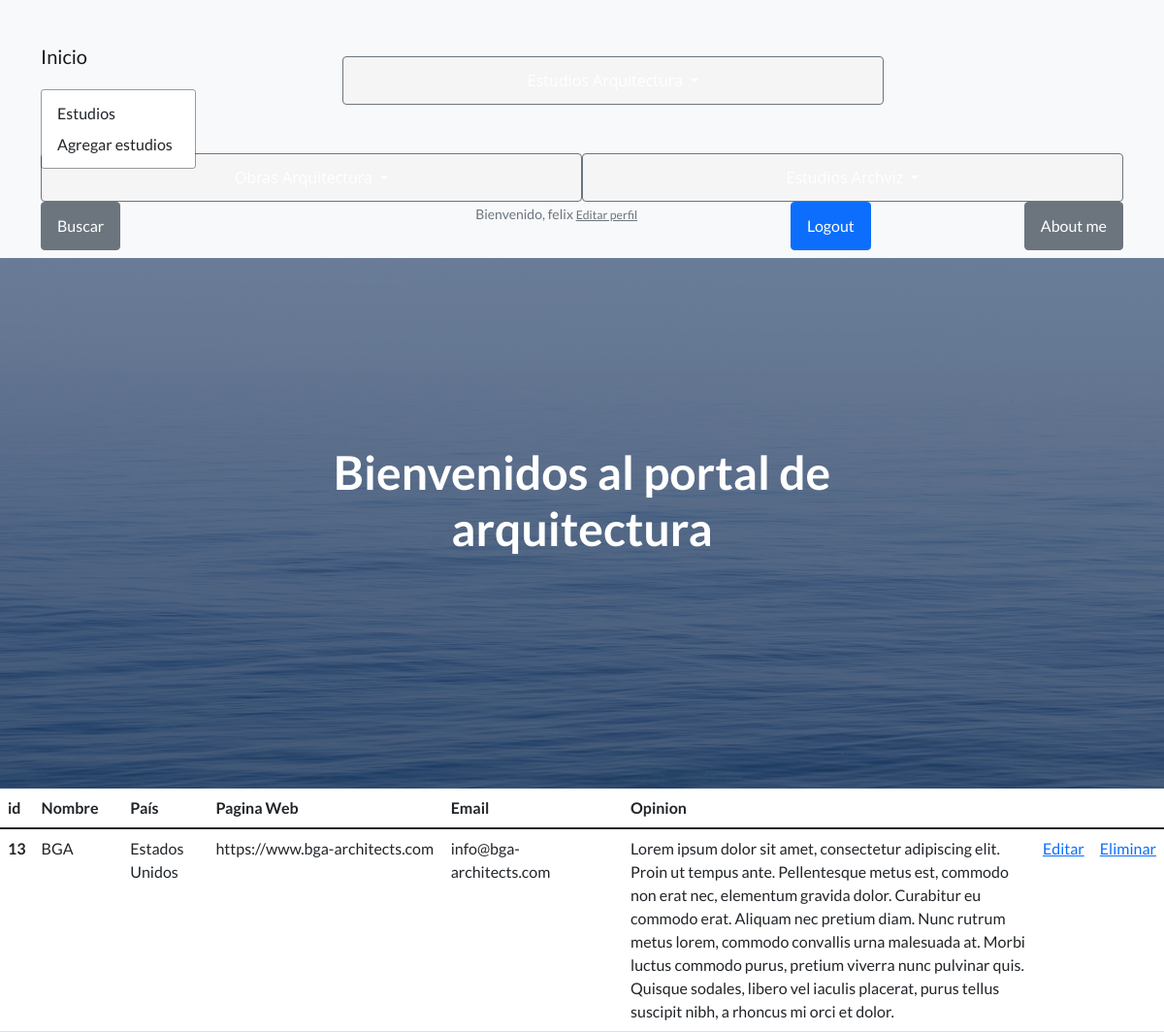
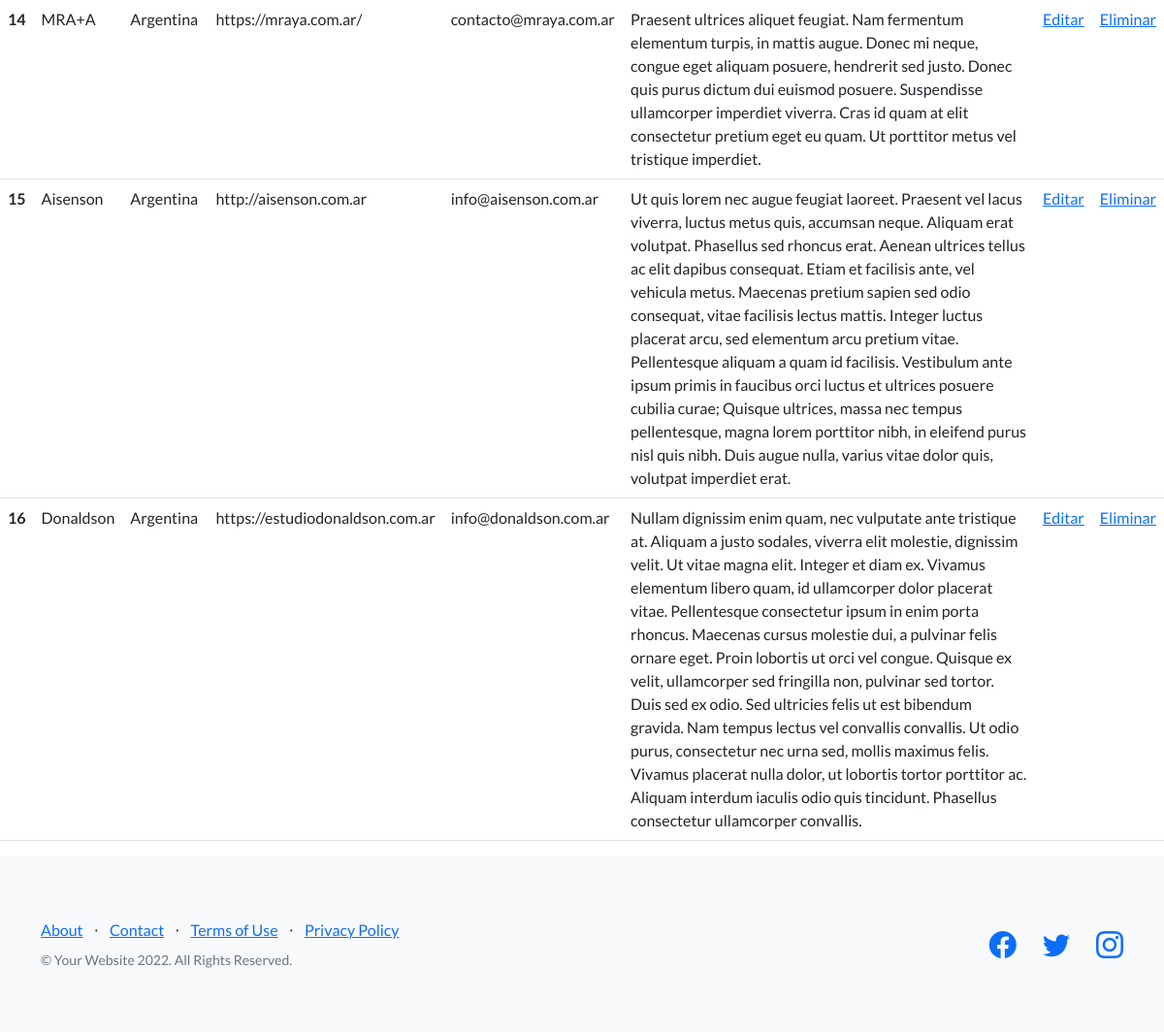
/arquitectura/estudios (signed in), run on the app's committed database (2 pictures, top to bottom).
### arquitectura/models.py (models this page shows, shortened)
class Estudios(models.Model):
    nombre = models.CharField(max_length=40)
    pais = models.CharField(max_length=40)
    pagina_web = models.URLField(max_length=40)
    email = models.EmailField()
    opinion = models.CharField(max_length=5000 , default = "")

### arquitectura/views.py (the view)
# urls.py: path("estudios" , views.estudios , name="estudios_arquitectura"),
def estudios(request):
    estudios = Estudios.objects.all()
    datos = {"datos" : estudios}
    return render (request , "estudios_arquitectura.html" , datos)

### arquitectura/template/estudios_arquitectura.html
{% extends "index.html" %}
{% load static %}
{% block contenido %}
<main>
    <table class="table">
        <thead>
          <tr>
            <th scope="col">id</th>
            <th scope="col">Nombre</th>
            <th scope="col">País</th>
            <th scope="col">Pagina Web</th>
            <th scope="col">Email</th>
            <th scope="col">Opinion</th>
          </tr>
        </thead>
        <tbody>
            {% for n in datos %}
          <tr>
            <th scope="row">{{n.id}}</th>
            <td>{{n.nombre}}</td>
            <td>{{n.pais}}</td>
            <td>{{n.pagina_web}}</td>
            <td>{{n.email}}</td>
            <td>{{n.opinion}}</td>
            {% if request.user.is_authenticated %}
            <td><a href="{% url 'editar_arq' n.id %}">Editar</a></td>
            <td><a href="{% url 'eliminar_arq' n.id %}">Eliminar</a></td>
            {% endif %}
          </tr>
            {% endfor %}
        </tbody>
      </table>
</main>
{% endblock %}

### arquitectura/template/index.html (shortened to what this page needs)
<!DOCTYPE html>
<html lang="en">
    <head>
        {% load static %}
        <link href="https://cdn.jsdelivr.net/npm/bootstrap-icons@1.5.0/font/bootstrap-icons.css" rel="stylesheet" type="text/css" />
        <link href="{% static 'arquitectura/css/styles.css' %}" rel="stylesheet" />
    </head>
    <body>
        <nav class="navbar navbar-light bg-light static-top">
            <div class="container">
                <a class="navbar-brand" href="{% url 'index' %}">Inicio</a>
                <button class="btn btn-secondary dropdown-toggle" type="button" id="cta" data-bs-toggle="dropdown" aria-expanded="false">
                </button>
                <ul class="dropdown-menu" aria-labelledby="cta">
                  <li><a class="dropdown-item" href="{% url 'estudios_arquitectura' %}">Estudios</a></li>
                  {% if request.user.is_authenticated %}
                  <li><a class="dropdown-item" href="{% url 'estudios_arq_form' %}">Agregar estudios</a></li>
                  {% endif %}
                </ul>
                <button class="btn btn-secondary dropdown-toggle" type="button" id="cta" data-bs-toggle="dropdown" aria-expanded="false">
                  </button>
                  <ul class="dropdown-menu" aria-labelledby="cta">
                    <li><a class="dropdown-item" href="{% url 'obras_arquitectura' %}">Obras</a></li>
                    {% if request.user.is_authenticated %}
                    <li><a class="dropdown-item" href="{% url 'obras_arq_form' %}">Agregar obras</a></li>
                    {% endif %}
                  </ul>
                  <button class="btn btn-secondary dropdown-toggle" type="button" id="cta" data-bs-toggle="dropdown" aria-expanded="false">
                  </button>
                  <ul class="dropdown-menu" aria-labelledby="cta">
                    <li><a class="dropdown-item" href="{% url 'estudios_archviz' %}">Estudios</a></li>
                    {% if request.user.is_authenticated %}
                    <li><a class="dropdown-item" href="{% url 'estudios_archviz_form' %}">Agregar estudios</a></li>
                    {% endif %}
                  </ul>
                  <a class="btn btn-secondary" href="{% url 'buscar_info' %}">Buscar</a>
                  {% if request.user.is_authenticated %}
                  <p class="text-muted small mb-4">Bienvenido, {{user.username}}
                  <a href="{% url 'editar_perfil' %}" class="text-muted small mb-4">Editar perfil </a>
                </p>
                <a class="btn btn-primary" href="{% url 'logout' %}">Logout</a>
                  {% endif %}
                  <a class="btn btn-secondary" href="{% url 'about_me' %}">About me</a>
            </div>
        </nav>
        <header class="masthead">
            <div class="container position-relative">
                <div class="row justify-content-center">
                    <div class="col-xl-6">
                        <div class="text-center text-white">
                            <h1 class="mb-5">Bienvenidos al portal de arquitectura</h1>
                        </div>
                    </div>
                </div>
            </div>
        </header>
        {% block contenido %}
        {% endblock %}
        <footer class="footer bg-light">
            <div class="container">
                <div class="row">
                    <div class="col-lg-6 h-100 text-center text-lg-start my-auto">
                        <ul class="list-inline mb-2">
                            <li class="list-inline-item"><a href="#!">About</a></li>
                            <li class="list-inline-item">⋅</li>
                            <li class="list-inline-item"><a href="#!">Contact</a></li>
                            <li class="list-inline-item">⋅</li>
                            <li class="list-inline-item"><a href="#!">Terms of Use</a></li>
                            <li class="list-inline-item">⋅</li>
                            <li class="list-inline-item"><a href="#!">Privacy Policy</a></li>
                        </ul>
                        <p class="text-muted small mb-4 mb-lg-0">&copy; Your Website 2022. All Rights Reserved.</p>
                    </div>
                    <div class="col-lg-6 h-100 text-center text-lg-end my-auto">
                        <ul class="list-inline mb-0">
                            <li class="list-inline-item me-4">
                                <a href="#!"><i class="bi-facebook fs-3"></i></a>
                            </li>
                            <li class="list-inline-item me-4">
                                <a href="#!"><i class="bi-twitter fs-3"></i></a>
                            </li>
                            <li class="list-inline-item">
                                <a href="#!"><i class="bi-instagram fs-3"></i></a>
                            </li>
                        </ul>
                    </div>
                </div>
            </div>
        </footer>
    </body>
</html>

### data on the page
Estudios: id "13", nombre "BGA", pais "Estados Unidos", pagina_web "https://www.bga-architects.com", email "info@bga-architects.com", opinion "Lorem ipsum dolor sit amet, consectetur adipiscing elit. Proin ut tempus ante. Pellentesque metus est, commodo non erat nec, elementum gravida dolor. Curabitur eu commodo erat. Aliquam nec pretium diam. Nunc rutrum metus lorem, commodo convallis urna malesuada at. Morbi luctus commodo purus, pretium viverra nunc pulvinar quis. Quisque sodales, libero vel iaculis placerat, purus tellus suscipit nibh, a rhoncus mi orci et dolor."
Estudios: id "14", nombre "MRA+A", pais "Argentina", pagina_web "https://mraya.com.ar/", email "contacto@mraya.com.ar", opinion "Praesent ultrices aliquet feugiat. Nam fermentum elementum turpis, in mattis augue. Donec mi neque, congue eget aliquam posuere, hendrerit sed justo. Donec quis purus dictum dui euismod posuere. Suspendisse ullamcorper imperdiet viverra. Cras id quam at elit consectetur pretium eget eu quam. Ut porttitor metus vel tristique imperdiet."
Estudios: id "15", nombre "Aisenson", pais "Argentina", pagina_web "http://aisenson.com.ar", email "info@aisenson.com.ar", opinion "Ut quis lorem nec augue feugiat laoreet. Praesent vel lacus viverra, luctus metus quis, accumsan neque. Aliquam erat volutpat. Phasellus sed rhoncus erat. Aenean ultrices tellus ac elit dapibus consequat. Etiam et facilisis ante, vel vehicula metus. Maecenas pretium sapien sed odio consequat, vitae facilisis lectus mattis. Integer luctus placerat arcu, sed elementum arcu pretium vitae. Pellentesque aliquam a quam id facilisis. Vestibulum ante ipsum primis in faucibus orci luctus et ultrices posuere cubilia curae; Quisque ultrices, massa nec tempus pellentesque, magna lorem porttitor nibh, in eleifend purus nisl quis nibh. Duis augue nulla, varius vitae dolor quis, volutpat imperdiet erat."
Estudios: id "16", nombre "Donaldson", pais "Argentina", pagina_web "https://estudiodonaldson.com.ar", email "info@donaldson.com.ar", opinion "Nullam dignissim enim quam, nec vulputate ante tristique at. Aliquam a justo sodales, viverra elit molestie, dignissim velit. Ut vitae magna elit. Integer et diam ex. Vivamus elementum libero quam, id ullamcorper dolor placerat vitae. Pellentesque consectetur ipsum in enim porta rhoncus. Maecenas cursus molestie dui, a pulvinar felis ornare eget. Proin lobortis ut orci vel congue. Quisque ex velit, ullamcorper sed fringilla non, pulvinar sed tortor. Duis sed ex odio. Sed ultricies felis ut est bibendum gravida. Nam tempus lectus vel convallis convallis. Ut odio purus, consectetur nec urna sed, mollis maximus felis. Vivamus placerat nulla dolor, ut lobortis tortor porttitor ac. Aliquam…"

### other printed values
{{ user.username }} "felix"
